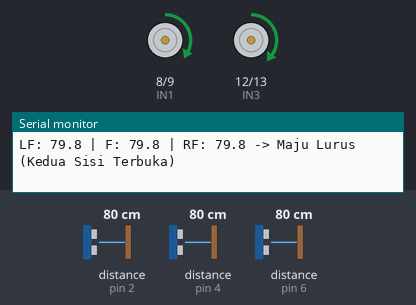
This sketch was run on a simulated Arduino Uno, built with avr-gcc and run on an emulated ATmega328P. Shown: motor-driver pin pairs drawn as motors (green arrow = first pin HIGH = forward, orange = second pin HIGH = backward, longer = more drive, scaled by the enable pin), the last lines printed to the serial monitor. Wiring (inferred from the names in the program): 3 × ultrasonic range finder: trigger pin 3, echo pin 2 / trigger pin 5, echo pin 4 / trigger pin 7, echo pin 6. The test bench sets the inputs (shaded band); at power-on: distance to the obstacle (sensors on pin 4, pin 2, pin 6) 80 cm. The echo pulse lasts 58.3 µs per cm.

Above: at 3.2 s.
3.3 s: distance to the obstacle (sensor on pin 4) set to 17 cm
4.8 s: distance to the obstacle (sensor on pin 4) set to 13 cm
At 5.19 s:
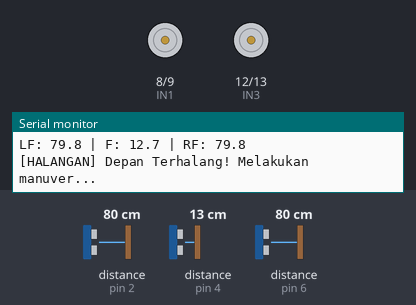
At 6.61 s:
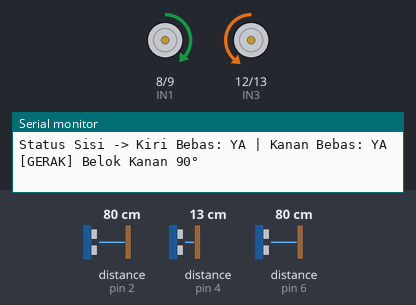
7.8 s: distance to the obstacle (sensor on pin 2) set to 2 cm
At 8.81 s:
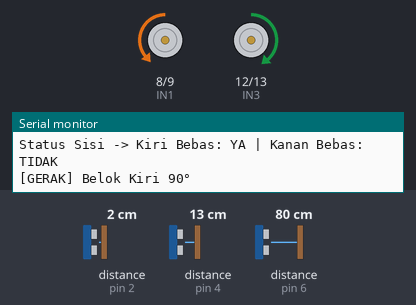
10.8 s: distance to the obstacle (sensor on pin 6) set to 2 cm
13.8 s: distance to the obstacle (sensor on pin 4) set to 18 cm
15.5 s: distance to the obstacle (sensor on pin 2) set to 18 cm
At 16.5 s:
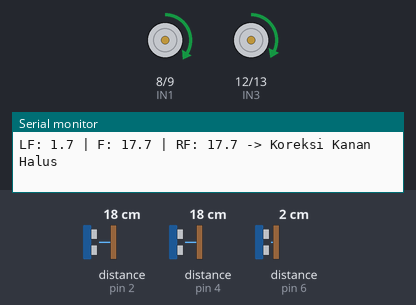
Timing chart, 0 to 18.4 s (numbered marks = the images above; inputs shaded):
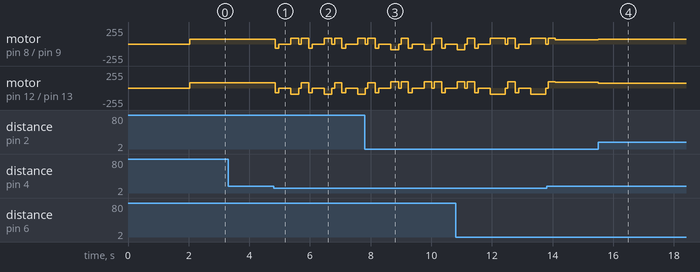

The sketch:

Robot_Wall_Follower.ino
```cpp
/*
  =============================================================================
  WALL MAZE SOLVER ROBOT - Arduino UNO + L298N + 3x HC-SR04 (90° Side Sensors)
  =============================================================================
  Diadaptasi dari algoritma 'WallMazeSolver' GitHub dengan:
  - Konfigurasi Pin asli milik robot kamu (L298N & HC-SR04).
  - Sensor samping Kiri & Kanan terpasang TEGAK LURUS 90° (tanpa rumus trigonometri/cos45).
  - Dimensi Lintasan: Lebar lorong = 40 cm.
  - Dimensi Robot: Lebar bodi = 16 cm.
  - Saat posisi pas di tengah lorong:
      Jarak sensor Kanan = (40 - 16) / 2 = 12 cm.
      Jarak sensor Kiri  = (40 - 16) / 2 = 12 cm.
  - Ambang batas target tengah: 11 - 13 cm.
  - Deteksi celah / jalan terbuka: > 22 cm.
  - Henti depan: 12 cm (mundur sejenak lalu lakukan evaluasi belokan 90° / 180°).

  Mode Kalibrasi / Tes (ubah nilai MODE_OPERASI di bawah):
    0 = Jalankan Robot Wall Maze Solver Normal
    1 = Tes Sensor Ultrasonik (Serial Monitor @115200, motor mati)
    2 = Tes Belok 90° & 180° (Kalibrasi waktu putar agar pas)
    3 = Tes Motor Maju - Mundur - Stop
  =============================================================================
*/

// ======================== PILIH MODE ========================
const int MODE_OPERASI = 0;  // 0: Normal, 1: Tes Sensor, 2: Tes Belok, 3: Tes Motor

// ======================== KONFIGURASI PIN ========================
// Motor Driver L298N:
const int ENA = 11;   // PWM Motor Kiri
const int IN1 = 8;    // Direction Motor Kiri
const int IN2 = 9;    // Direction Motor Kiri
const int ENB = 10;   // PWM Motor Kanan
const int IN3 = 12;   // Direction Motor Kanan
const int IN4 = 13;   // Direction Motor Kanan

// Sensor Ultrasonik HC-SR04:
const int TRIG_KANAN = 3;
const int ECHO_KANAN = 2;

const int TRIG_DEPAN = 5;
const int ECHO_DEPAN = 4;

const int TRIG_KIRI  = 7;
const int ECHO_KIRI  = 6;

// Pin Opsional (INPUT_PULLUP, hubungkan ke GND jika ingin aktif):
const int PIN_JUMPER_DINDING = A0;  // LOW = Aturan Dinding KIRI, HIGH/Lepas = KANAN
const int PIN_TOMBOL_START   = A1;  // Tekan untuk mulai jalan

// ======================== PARAMETER DIMENSI & AMBANG ========================
const float LEBAR_LORONG   = 40.0;   // Lebar lintasan (cm)
const float LEBAR_ROBOT    = 16.0;   // Lebar robot (cm)

// Saat robot pas di tengah lorong: (40 - 16) / 2 = 12 cm
const float TARGET_TENGAH  = (LEBAR_LORONG - LEBAR_ROBOT) / 2.0;  // 12.0 cm

// Zona toleransi tengah (cm)
const float AMBANG_DEKAT   = 11.0;   // < 11 cm: terlalu dekat dinding
const float AMBANG_JAUH    = 13.0;   // > 13 cm: mulai menjauhi dinding
const float AMBANG_TERBUKA = 22.0;   // > 22 cm: dinding hilang / ada celah / simpang

// Jarak sensor depan untuk berhenti sebelum belok (cm) - dinaikkan ke 15 cm agar aman tidak nabrak
const float DEPAN_STOP     = 15.0;   // Berhenti saat jarak depan <= 15 cm (ada ruang rem aman)

// ======================== KECEPATAN & MOTOR ========================
// Diturunkan 40% (menjadi 60% dari kecepatan awal) agar sensor sempat mendeteksi
const int SPEED_NORMAL     = 80;     // Kecepatan maju lurus (sebelumnya 135)
const int SPEED_SLOW       = 70;     // Kecepatan belok halus lambat (sebelumnya 115, batas aman deadband L298N)
const int SPEED_FAST       = 85;     // Kecepatan belok halus cepat (sebelumnya 140)
const int SPEED_TURN       = 95;     // Kecepatan putar di tempat (sebelumnya 150)
const int SPEED_BACK       = 70;     // Kecepatan mundur sedikit sebelum putar (sebelumnya 110)

// Kalibrasi putaran berbasis waktu (titik tengah pas antara 200ms [45°] dan 300ms [135°]):
const unsigned long TURN_90_MS  = 250;  // Titik tengah pas 90°
const unsigned long TURN_180_MS = 500;  // Titik pas putar balik 180°

// Trim motor jika salah satu motor lebih cepat dari yang lain:
const float TRIM_KIRI  = 0.89;
const float TRIM_KANAN = 1.00;

// Opsi Aturan Dinding Utama (true = Ikuti Dinding Kanan, false = Ikuti Dinding Kiri):
const bool IKUTI_KANAN_DEFAULT  = true;
const bool PAKAI_JUMPER_DINDING = false;
const bool PAKAI_TOMBOL_START   = false;

bool ikutiKanan = IKUTI_KANAN_DEFAULT;

// ======================== FUNGSI SENSOR ========================
// Mengukur jarak ultrasonik (cm). Timeout 8000 us (~137 cm) agar loop cepat dan tidak nge-freeze
float pingCm(int trigPin, int echoPin, unsigned long timeoutUs = 8000) {
  digitalWrite(trigPin, LOW);
  delayMicroseconds(2);
  digitalWrite(trigPin, HIGH);
  delayMicroseconds(10);
  digitalWrite(trigPin, LOW);

  unsigned long durasi = pulseIn(echoPin, HIGH, timeoutUs);
  if (durasi == 0) return 999.0;
  return durasi / 58.2;
}

float bacaDepan() {
  float d = pingCm(TRIG_DEPAN, ECHO_DEPAN);
  return (d >= 999.0) ? 200.0 : d;
}

float bacaKanan() {
  float d = pingCm(TRIG_KANAN, ECHO_KANAN);
  return (d >= 999.0) ? 200.0 : d;
}

float bacaKiri() {
  float d = pingCm(TRIG_KIRI, ECHO_KIRI);
  return (d >= 999.0) ? 200.0 : d;
}

// ======================== KONTROL MOTOR ========================
void setMotor(int kiri, int kanan) {
  kiri  = constrain((int)(kiri  * TRIM_KIRI),  -255, 255);
  kanan = constrain((int)(kanan * TRIM_KANAN), -255, 255);

  // Motor Kiri
  digitalWrite(IN1, (kiri >= 0) ? HIGH : LOW);
  digitalWrite(IN2, (kiri >= 0) ? LOW  : HIGH);
  analogWrite(ENA, abs(kiri));

  // Motor Kanan
  digitalWrite(IN3, (kanan >= 0) ? HIGH : LOW);
  digitalWrite(IN4, (kanan >= 0) ? LOW  : HIGH);
  analogWrite(ENB, abs(kanan));
}

void forward(int l, int r) {
  setMotor(l, r);
}

void back(int l, int r) {
  setMotor(-l, -r);
}

void stopRobot(int delayMs = 0) {
  setMotor(0, 0);
  if (delayMs > 0) delay(delayMs);
}

void rem() {
  // Rem aktif singkat untuk menghentikan inersia roda
  digitalWrite(IN1, HIGH); digitalWrite(IN2, HIGH);
  digitalWrite(IN3, HIGH); digitalWrite(IN4, HIGH);
  analogWrite(ENA, 255);   analogWrite(ENB, 255);
  delay(35);
  stopRobot(0);
}

// Belok putar di tempat (pivot turn)
void turnRight90() {
  Serial.println(F("[GERAK] Belok Kanan 90°"));
  rem();
  delay(50);
  setMotor(SPEED_TURN, -SPEED_TURN);
  delay(TURN_90_MS);
  rem();
  delay(50);
}

void turnLeft90() {
  Serial.println(F("[GERAK] Belok Kiri 90°"));
  rem();
  delay(50);
  setMotor(-SPEED_TURN, SPEED_TURN);
  delay(TURN_90_MS);
  rem();
  delay(50);
}

void turn180() {
  Serial.println(F("[GERAK] Putar Balik 180°"));
  rem();
  delay(50);
  // Putar balik ke arah sesuai preferensi
  if (ikutiKanan) {
    setMotor(SPEED_TURN, -SPEED_TURN);
  } else {
    setMotor(-SPEED_TURN, SPEED_TURN);
  }
  delay(TURN_180_MS);
  rem();
  delay(50);
}

// ======================== SETUP ========================
void setup() {
  Serial.begin(115200);

  // Konfigurasi pin Motor
  pinMode(ENA, OUTPUT); pinMode(IN1, OUTPUT); pinMode(IN2, OUTPUT);
  pinMode(ENB, OUTPUT); pinMode(IN3, OUTPUT); pinMode(IN4, OUTPUT);

  // Konfigurasi pin Ultrasonik
  pinMode(TRIG_KANAN, OUTPUT); pinMode(ECHO_KANAN, INPUT);
  pinMode(TRIG_DEPAN, OUTPUT); pinMode(ECHO_DEPAN, INPUT);
  pinMode(TRIG_KIRI,  OUTPUT); pinMode(ECHO_KIRI,  INPUT);

  // Jumper arah dinding (jika dipakai)
  if (PAKAI_JUMPER_DINDING) {
    pinMode(PIN_JUMPER_DINDING, INPUT_PULLUP);
    ikutiKanan = (digitalRead(PIN_JUMPER_DINDING) == HIGH);
  } else {
    ikutiKanan = IKUTI_KANAN_DEFAULT;
  }

  stopRobot(0);

  Serial.println(F("========================================"));
  Serial.println(F("WALL MAZE SOLVER ROBOT SIAP"));
  Serial.print(F("Mode Operasi: ")); Serial.println(MODE_OPERASI);
  Serial.print(F("Aturan Dinding: ")); Serial.println(ikutiKanan ? F("KANAN") : F("KIRI"));
  Serial.println(F("========================================"));

  // Jalankan Mode Kalibrasi jika dipilih
  if (MODE_OPERASI == 1) {
    jalankanTesSensor();
  } else if (MODE_OPERASI == 2) {
    jalankanTesBelok();
  } else if (MODE_OPERASI == 3) {
    jalankanTesMotor();
  }

  // Tunggu tombol start atau delay persiapan awal
  if (PAKAI_TOMBOL_START) {
    pinMode(PIN_TOMBOL_START, INPUT_PULLUP);
    Serial.println(F("Menunggu tombol START ditekan..."));
    while (digitalRead(PIN_TOMBOL_START) == HIGH) {
      delay(50);
    }
    delay(1000);
  } else {
    delay(2000);  // Jeda 2 detik sebelum robot mulai bergerak
  }

  Serial.println(F("Robot Mulai Bergerak!"));
}

// ======================== LOOP UTAMA (LOGIKA REPO) ========================
void loop() {
  // 1. Baca ketiga sensor ultrasonik secara berurutan
  float cmF  = bacaDepan();
  delay(6);
  float cmRF = bacaKanan();
  delay(6);
  float cmLF = bacaKiri();

  // Tampilkan data ke Serial Monitor
  Serial.print(F("LF: ")); Serial.print(cmLF, 1);
  Serial.print(F(" | F: ")); Serial.print(cmF, 1);
  Serial.print(F(" | RF: ")); Serial.print(cmRF, 1);

  // -------------------------------------------------------------
  // KONDISI A: DEPAN BEBAS (cmF > DEPAN_STOP) -> WALL FOLLOWING
  // -------------------------------------------------------------
  if (cmF > DEPAN_STOP) {
    if (ikutiKanan) {
      // ===== LOGIKA PENELUSURAN DINDING KANAN =====
      // Ideal tengah: 11 - 13 cm
      if (cmRF >= AMBANG_DEKAT && cmRF <= AMBANG_JAUH) {
        forward(SPEED_NORMAL, SPEED_NORMAL);
        Serial.println(F(" -> Maju Lurus (Kanan Ideal)"));
      }
      else if (cmRF > AMBANG_JAUH) {
        if (cmRF >= AMBANG_TERBUKA) {
          // Dinding kanan hilang (celah kanan / simpang)
          // Berpindah sementara memandu dengan dinding kiri (seperti di WallMazeSolver.ino)
          if (cmLF >= AMBANG_DEKAT && cmLF <= AMBANG_JAUH) {
            forward(SPEED_NORMAL, SPEED_NORMAL);
            Serial.println(F(" -> Maju Lurus (Pemandu Kiri)"));
          }
          else if (cmLF > AMBANG_JAUH && cmLF < AMBANG_TERBUKA) {
            forward(SPEED_SLOW, SPEED_FAST);  // Agak jauh dari kiri -> serong ke kiri
            Serial.println(F(" -> Koreksi Kiri Halus"));
          }
          else if (cmLF < AMBANG_DEKAT) {
            forward(SPEED_FAST, SPEED_SLOW);  // Terlalu dekat ke kiri -> serong ke kanan
            Serial.println(F(" -> Koreksi Kanan Halus"));
          }
          else {
            // Kedua sisi terbuka (lapangan terbuka) -> tetap maju lurus
            forward(SPEED_NORMAL, SPEED_NORMAL);
            Serial.println(F(" -> Maju Lurus (Kedua Sisi Terbuka)"));
          }
        } else {
          // Dinding kanan masih ada tapi agak menjauh (13 - 22 cm) -> belok kanan halus
          forward(SPEED_FAST, SPEED_SLOW);
          Serial.println(F(" -> Koreksi Kanan Halus"));
        }
      }
      else if (cmRF < AMBANG_DEKAT) {
        // Terlalu dekat ke dinding kanan (< 11 cm) -> belok kiri halus menjauh
        forward(SPEED_SLOW, SPEED_FAST);
        Serial.println(F(" -> Koreksi Kiri Halus (Terlalu Mepet Kanan)"));
      }

    } else {
      // ===== LOGIKA PENELUSURAN DINDING KIRI =====
      // Ideal tengah: 11 - 13 cm
      if (cmLF >= AMBANG_DEKAT && cmLF <= AMBANG_JAUH) {
        forward(SPEED_NORMAL, SPEED_NORMAL);
        Serial.println(F(" -> Maju Lurus (Kiri Ideal)"));
      }
      else if (cmLF > AMBANG_JAUH) {
        if (cmLF >= AMBANG_TERBUKA) {
          // Dinding kiri hilang -> gunakan pemandu dinding kanan
          if (cmRF >= AMBANG_DEKAT && cmRF <= AMBANG_JAUH) {
            forward(SPEED_NORMAL, SPEED_NORMAL);
            Serial.println(F(" -> Maju Lurus (Pemandu Kanan)"));
          }
          else if (cmRF > AMBANG_JAUH && cmRF < AMBANG_TERBUKA) {
            forward(SPEED_FAST, SPEED_SLOW);  // Serong ke kanan
            Serial.println(F(" -> Koreksi Kanan Halus"));
          }
          else if (cmRF < AMBANG_DEKAT) {
            forward(SPEED_SLOW, SPEED_FAST);  // Serong ke kiri
            Serial.println(F(" -> Koreksi Kiri Halus"));
          }
          else {
            forward(SPEED_NORMAL, SPEED_NORMAL);
            Serial.println(F(" -> Maju Lurus (Kedua Sisi Terbuka)"));
          }
        } else {
          // Dinding kiri agak menjauh -> belok kiri halus
          forward(SPEED_SLOW, SPEED_FAST);
          Serial.println(F(" -> Koreksi Kiri Halus"));
        }
      }
      else if (cmLF < AMBANG_DEKAT) {
        // Terlalu dekat ke dinding kiri -> belok kanan halus menjauh
        forward(SPEED_FAST, SPEED_SLOW);
        Serial.println(F(" -> Koreksi Kanan Halus (Terlalu Mepet Kiri)"));
      }
    }
  }

  // -------------------------------------------------------------
  // KONDISI B: DEPAN TERHALANG (cmF <= DEPAN_STOP) -> MANUVER BELOK
  // -------------------------------------------------------------
  else {
    Serial.println(F("\n[HALANGAN] Depan Terhalang! Melakukan manuver..."));

    // Mundur sedikit untuk memberi ruang manuver putar (sesuai logika repo)
    back(SPEED_BACK, SPEED_BACK);
    delay(120);
    rem();
    stopRobot(250);

    // Baca ulang jarak samping untuk memastikan kondisi ruang
    delay(10);
    cmRF = bacaKanan();
    delay(10);
    cmLF = bacaKiri();

    bool kananBebas = (cmRF > AMBANG_TERBUKA);
    bool kiriBebas  = (cmLF > AMBANG_TERBUKA);

    Serial.print(F("Status Sisi -> Kiri Bebas: ")); Serial.print(kiriBebas ? F("YA") : F("TIDAK"));
    Serial.print(F(" | Kanan Bebas: ")); Serial.println(kananBebas ? F("YA") : F("TIDAK"));

    // 1. Kiri dinding, Kanan terbuka -> Belok Kanan 90°
    if (!kiriBebas && kananBebas) {
      turnRight90();
    }
    // 2. Kiri terbuka, Kanan dinding -> Belok Kiri 90°
    else if (kiriBebas && !kananBebas) {
      turnLeft90();
    }
    // 3. Persimpangan T (Kedua sisi terbuka)
    else if (kiriBebas && kananBebas) {
      if (ikutiKanan) {
        turnRight90();  // Prioritas Kanan
      } else {
        turnLeft90();   // Prioritas Kiri
      }
    }
    // 4. Jalan Buntu (Kedua sisi tertutup dinding) -> Putar Balik 180°
    else {
      turn180();
    }

    // Setelah belok, maju sedikit agar keluar dari zona persimpangan/tikungan
    forward(SPEED_NORMAL, SPEED_NORMAL);
    delay(200);
  }

  delay(20);  // Jeda siklus loop
}

// ======================== MODUL TES & KALIBRASI ========================

// MODE 1: Tes Pembacaan Sensor Ultrasonik
void jalankanTesSensor() {
  Serial.println(F("\n--- [MODE 1] TES SENSOR ULTRASONIK (Motor MATI) ---"));
  Serial.println(F("Letakkan robot di lorong 40 cm untuk menguji pembacaan:"));
  Serial.println(F("Target ideal saat di tengah: Kiri ~12cm, Kanan ~12cm.\n"));

  while (true) {
    float f  = bacaDepan();
    delay(15);
    float ka = bacaKanan();
    delay(15);
    float ki = bacaKiri();

    Serial.print(F("KIRI: "));
    if (ki >= 999.0) Serial.print(F("TIMEOUT")); else Serial.print(ki, 1);
    Serial.print(F(" cm | DEPAN: "));
    if (f >= 999.0) Serial.print(F("TIMEOUT")); else Serial.print(f, 1);
    Serial.print(F(" cm | KANAN: "));
    if (ka >= 999.0) Serial.print(F("TIMEOUT")); else Serial.print(ka, 1);
    Serial.print(F(" cm  ==> "));

    // Status analisis
    if (f <= DEPAN_STOP) {
      Serial.println(F("[DEPAN TERHALANG - PERLU BELOK]"));
    } else if (ka < AMBANG_DEKAT) {
      Serial.println(F("[TERLALU DEKAT KANAN -> KOREKSI KIRI]"));
    } else if (ka > AMBANG_TERBUKA) {
      Serial.println(F("[CELAH KANAN TERBUKA]"));
    } else if (ka >= AMBANG_DEKAT && ka <= AMBANG_JAUH) {
      Serial.println(F("[POSISI TENGAH OKE]"));
    } else {
      Serial.println(F("[MENJAUHI KANAN -> KOREKSI KANAN]"));
    }

    delay(250);
  }
}

// MODE 2: Tes Belok 90° dan 180° (Kalibrasi Waktu Putar)
void jalankanTesBelok() {
  Serial.println(F("\n--- [MODE 2] TES BELOK 90° & 180° ---"));
  Serial.println(F("Robot akan melakukan: Belok Kanan 90° -> Jeda -> Belok Kiri 90° -> Jeda -> Putar 180°"));
  Serial.println(F("Jika sudut belum pas 90° atau 180°, ubah nilai TURN_90_MS dan TURN_180_MS."));
  delay(3000);

  while (true) {
    Serial.println(F("Mulai: Belok Kanan 90°..."));
    turnRight90();
    stopRobot(1500);

    Serial.println(F("Mulai: Belok Kiri 90° (kembali lurus)..."));
    turnLeft90();
    stopRobot(1500);

    Serial.println(F("Mulai: Putar Balik 180°..."));
    turn180();
    stopRobot(2500);

    Serial.println(F("Satu siklus selesai. Mengulang dalam 3 detik...\n"));
    delay(3000);
  }
}

// MODE 3: Tes Motor (Maju, Berhenti, Mundur seperti di MotorTests.ino repo)
void jalankanTesMotor() {
  Serial.println(F("\n--- [MODE 3] TES MOTOR (Maju - Stop - Mundur) ---"));
  delay(3000);

  while (true) {
    Serial.println(F("Maju lurus selama 2 detik..."));
    forward(SPEED_NORMAL, SPEED_NORMAL);
    delay(2000);

    Serial.println(F("Berhenti 1 detik..."));
    rem();
    stopRobot(1000);

    Serial.println(F("Mundur selama 1.5 detik..."));
    back(SPEED_NORMAL, SPEED_NORMAL);
    delay(1500);

    Serial.println(F("Berhenti 2 detik...\n"));
    rem();
    stopRobot(2000);
  }
}
```

Measured:
- the behaviour switches between 16 and 15 cm on distance to the obstacle (sensor on pin 4) (found by bisection; images 0 and 1)
- after the input at 15.5 s, motor on pin 8 (IN1) / pin 9 (IN2): forward 62/255 → forward 75/255 at once; motor on pin 12 (IN3) / pin 13 (IN4): forward 85/255 → forward 70/255 at once
